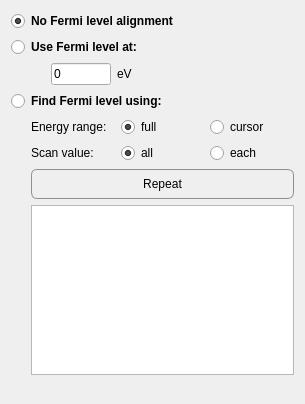
         <widget class="QWidget" name="FermiLevelPage">
          <property name="geometry">
           <rect>
            <x>0</x>
            <y>0</y>
            <width>305</width>
            <height>404</height>
           </rect>
          </property>
          <attribute name="label">
           <string> ▶  Fermi level alignment</string>
          </attribute>
          <layout class="QVBoxLayout" name="verticalLayout_3">
           <item>
            <widget class="QRadioButton" name="qrb_ef_no">
             <property name="sizePolicy">
              <sizepolicy hsizetype="Minimum" vsizetype="Fixed">
               <horstretch>0</horstretch>
               <verstretch>0</verstretch>
              </sizepolicy>
             </property>
             <property name="font">
              <font>
               <pointsize>9</pointsize>
               <weight>75</weight>
               <bold>true</bold>
              </font>
             </property>
             <property name="text">
              <string>No Fermi level alignment</string>
             </property>
             <property name="checked">
              <bool>true</bool>
             </property>
             <attribute name="buttonGroup">
              <string notr="true">qbg_ef_activate</string>
             </attribute>
            </widget>
           </item>
           <item>
            <widget class="QRadioButton" name="qrb_ef_val">
             <property name="font">
              <font>
               <pointsize>9</pointsize>
               <weight>75</weight>
               <bold>true</bold>
              </font>
             </property>
             <property name="text">
              <string>Use Fermi level at:</string>
             </property>
             <attribute name="buttonGroup">
              <string notr="true">qbg_ef_activate</string>
             </attribute>
            </widget>
           </item>
           <item>
            <layout class="QHBoxLayout" name="horizontalLayout">
             <property name="leftMargin">
              <number>40</number>
             </property>
             <property name="topMargin">
              <number>0</number>
             </property>
             <item>
              <widget class="QLineEdit" name="qle_ef_val">
               <property name="sizePolicy">
                <sizepolicy hsizetype="Minimum" vsizetype="Fixed">
                 <horstretch>0</horstretch>
                 <verstretch>0</verstretch>
                </sizepolicy>
               </property>
               <property name="minimumSize">
                <size>
                 <width>40</width>
                 <height>0</height>
                </size>
               </property>
               <property name="maximumSize">
                <size>
                 <width>60</width>
                 <height>16777215</height>
                </size>
               </property>
               <property name="text">
                <string>0</string>
               </property>
               <property name="maxLength">
                <number>32757</number>
               </property>
              </widget>
             </item>
             <item>
              <widget class="QLabel" name="label_19">
               <property name="text">
                <string>eV</string>
               </property>
              </widget>
             </item>
            </layout>
           </item>
           <item>
            <widget class="QRadioButton" name="qrb_ef_yes">
             <property name="font">
              <font>
               <pointsize>9</pointsize>
               <weight>75</weight>
               <bold>true</bold>
              </font>
             </property>
             <property name="text">
              <string>Find Fermi level using:</string>
             </property>
             <attribute name="buttonGroup">
              <string notr="true">qbg_ef_activate</string>
             </attribute>
            </widget>
           </item>
           <item>
            <layout class="QVBoxLayout" name="verticalLayout_5">
             <property name="leftMargin">
              <number>20</number>
             </property>
             <property name="topMargin">
              <number>0</number>
             </property>
             <property name="bottomMargin">
              <number>0</number>
             </property>
             <item>
              <layout class="QGridLayout" name="gridLayout_4">
               <property name="leftMargin">
                <number>0</number>
               </property>
               <property name="topMargin">
                <number>0</number>
               </property>
               <item row="1" column="2">
                <widget class="QRadioButton" name="qrb_yes_each_s">
                 <property name="enabled">
                  <bool>true</bool>
                 </property>
                 <property name="text">
                  <string>each</string>
                 </property>
                 <attribute name="buttonGroup">
                  <string notr="true">qbg_ef_each_s</string>
                 </attribute>
                </widget>
               </item>
               <item row="0" column="1">
                <widget class="QRadioButton" name="qrb_range_full">
                 <property name="enabled">
                  <bool>true</bool>
                 </property>
                 <property name="text">
                  <string>full</string>
                 </property>
                 <property name="checked">
                  <bool>true</bool>
                 </property>
                 <attribute name="buttonGroup">
                  <string notr="true">qbg_ef_range</string>
                 </attribute>
                </widget>
               </item>
               <item row="1" column="1">
                <widget class="QRadioButton" name="qrb_no_each_s">
                 <property name="enabled">
                  <bool>true</bool>
                 </property>
                 <property name="text">
                  <string>all</string>
                 </property>
                 <property name="checked">
                  <bool>true</bool>
                 </property>
                 <attribute name="buttonGroup">
                  <string notr="true">qbg_ef_each_s</string>
                 </attribute>
                </widget>
               </item>
               <item row="0" column="0">
                <widget class="QLabel" name="label_10">
                 <property name="sizePolicy">
                  <sizepolicy hsizetype="Minimum" vsizetype="Preferred">
                   <horstretch>0</horstretch>
                   <verstretch>0</verstretch>
                  </sizepolicy>
                 </property>
                 <property name="text">
                  <string>Energy range:</string>
                 </property>
                </widget>
               </item>
               <item row="1" column="0">
                <widget class="QLabel" name="label_15">
                 <property name="enabled">
                  <bool>true</bool>
                 </property>
                 <property name="sizePolicy">
                  <sizepolicy hsizetype="Minimum" vsizetype="Preferred">
                   <horstretch>0</horstretch>
                   <verstretch>0</verstretch>
                  </sizepolicy>
                 </property>
                 <property name="text">
                  <string>Scan value:</string>
                 </property>
                </widget>
               </item>
               <item row="0" column="2">
                <widget class="QRadioButton" name="qrb_range_cursor">
                 <property name="enabled">
                  <bool>true</bool>
                 </property>
                 <property name="text">
                  <string>cursor</string>
                 </property>
                 <attribute name="buttonGroup">
                  <string notr="true">qbg_ef_range</string>
                 </attribute>
                </widget>
               </item>
              </layout>
             </item>
             <item>
              <widget class="QPushButton" name="qrb_ef_update">
               <property name="sizePolicy">
                <sizepolicy hsizetype="MinimumExpanding" vsizetype="Minimum">
                 <horstretch>0</horstretch>
                 <verstretch>0</verstretch>
                </sizepolicy>
               </property>
               <property name="minimumSize">
                <size>
                 <width>0</width>
                 <height>30</height>
                </size>
               </property>
               <property name="autoFillBackground">
                <bool>false</bool>
               </property>
               <property name="styleSheet">
                <string notr="true">#qrb_ef_update {
border: 1px solid #8f8f91;
background-color: qlineargradient(spread:pad, x1:0, y1:0, x2:0, y2:1,
stop:0 rgba(232, 255, 230, 255), stop:0.5 rgba(197, 235, 186, 255), stop:1 rgba(117, 158, 108, 255));
border-radius: 6px;
font: 12px;
}

#qrb_ef_update:pressed {
background-color: qlineargradient(spread:pad, x1:0, y1:0, x2:0, y2:1,
stop:0 rgba(117, 158, 108, 255), stop:0.5 rgba(197, 235, 186, 255), stop:1 rgba(232, 255, 230, 255));
}</string>
               </property>
               <property name="text">
                <string>Repeat</string>
               </property>
               <property name="autoDefault">
                <bool>false</bool>
               </property>
               <property name="default">
                <bool>false</bool>
               </property>
               <property name="flat">
                <bool>false</bool>
               </property>
              </widget>
             </item>
             <item>
              <widget class="QTextEdit" name="qte_fermi">
               <property name="readOnly">
                <bool>true</bool>
               </property>
              </widget>
             </item>
            </layout>
           </item>
           <item>
            <spacer name="verticalSpacer_2">
             <property name="orientation">
              <enum>Qt::Vertical</enum>
             </property>
             <property name="sizeHint" stdset="0">
              <size>
               <width>20</width>
               <height>40</height>
              </size>
             </property>
            </spacer>
           </item>
          </layout>
         </widget>
